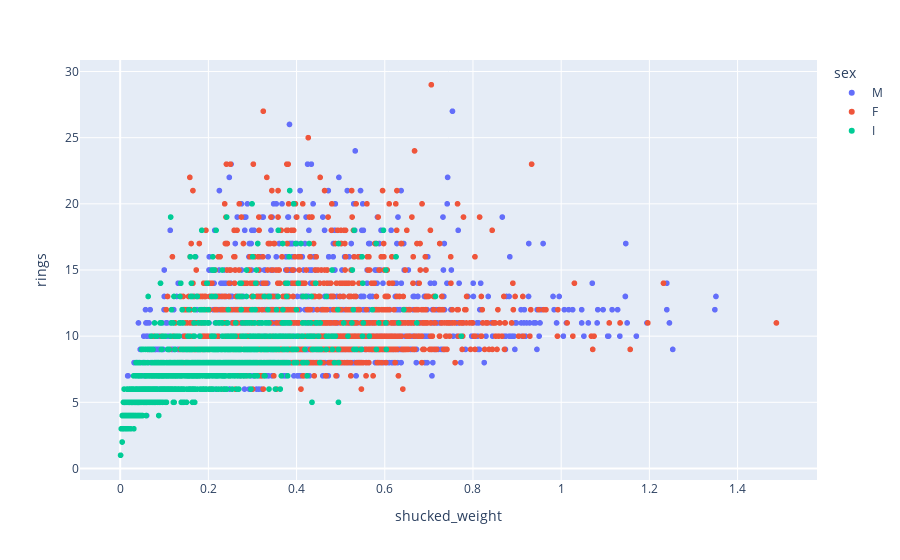

Notebook code cell kept with this figure:
### Code cell
figure=px.scatter(data_frame=data,x='shucked_weight',y='rings',color='sex')
figure.show()

### Figure 1 — Plotly figure (JSON) as saved in the notebook; plotly's stock layout.template omitted (floating-point values rounded to 4 significant figures; data arrays with more than 128 entries replaced by an {"elided": "..."} marker saying what was removed)
{"data": [{"hovertemplate": "sex=M<br>shucked_weight=%{x}<br>rings=%{y}<extra></extra>", "legendgroup": "M", "marker": {"color": "#636efa", "symbol": "circle"}, "mode": "markers", "name": "M", "showlegend": true, "x": {"elided": "1528 float values"}, "xaxis": "x", "y": {"elided": "1528 int values"}, "yaxis": "y", "type": "scattergl"}, {"hovertemplate": "sex=F<br>shucked_weight=%{x}<br>rings=%{y}<extra></extra>", "legendgroup": "F", "marker": {"color": "#EF553B", "symbol": "circle"}, "mode": "markers", "name": "F", "showlegend": true, "x": {"elided": "1307 float values"}, "xaxis": "x", "y": {"elided": "1307 int values"}, "yaxis": "y", "type": "scattergl"}, {"hovertemplate": "sex=I<br>shucked_weight=%{x}<br>rings=%{y}<extra></extra>", "legendgroup": "I", "marker": {"color": "#00cc96", "symbol": "circle"}, "mode": "markers", "name": "I", "showlegend": true, "x": {"elided": "1342 float values"}, "xaxis": "x", "y": {"elided": "1342 int values"}, "yaxis": "y", "type": "scattergl"}], "layout": {"xaxis": {"anchor": "y", "domain": [0, 1], "title": {"text": "shucked_weight"}}, "yaxis": {"anchor": "x", "domain": [0, 1], "title": {"text": "rings"}}, "legend": {"title": {"text": "sex"}, "tracegroupgap": 0}, "margin": {"t": 60}}}
